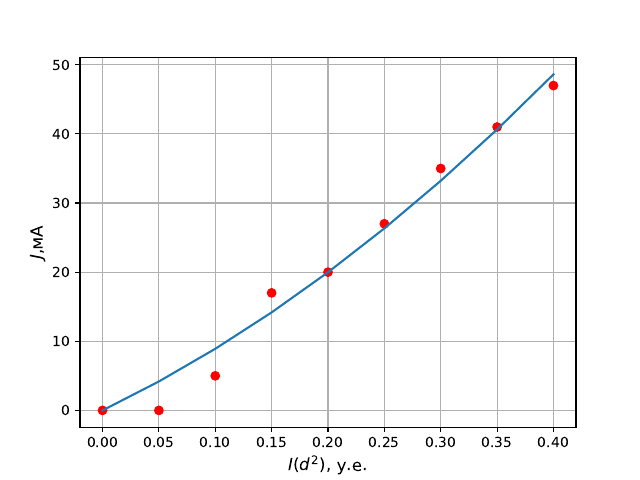

The script that saved this image:
import numpy as np
from functions import parsing
import csv
import matplotlib.pyplot as plt 
name='rec\\2000.tsv'
x,y=parsing(name,0,1)
# plt.plot(x,y,'b')
plt.plot(x,y,'ro')
a =  108 
b = 78.33
f=a*x**2+b*x
plt.plot(x,f)
plt.ylabel('$J$,мА',fontsize=12) 
plt.xlabel('$I(d^2)$, у.е.',fontsize=12) 
plt.grid () 
plt.savefig('2000.pdf')
plt.show()
